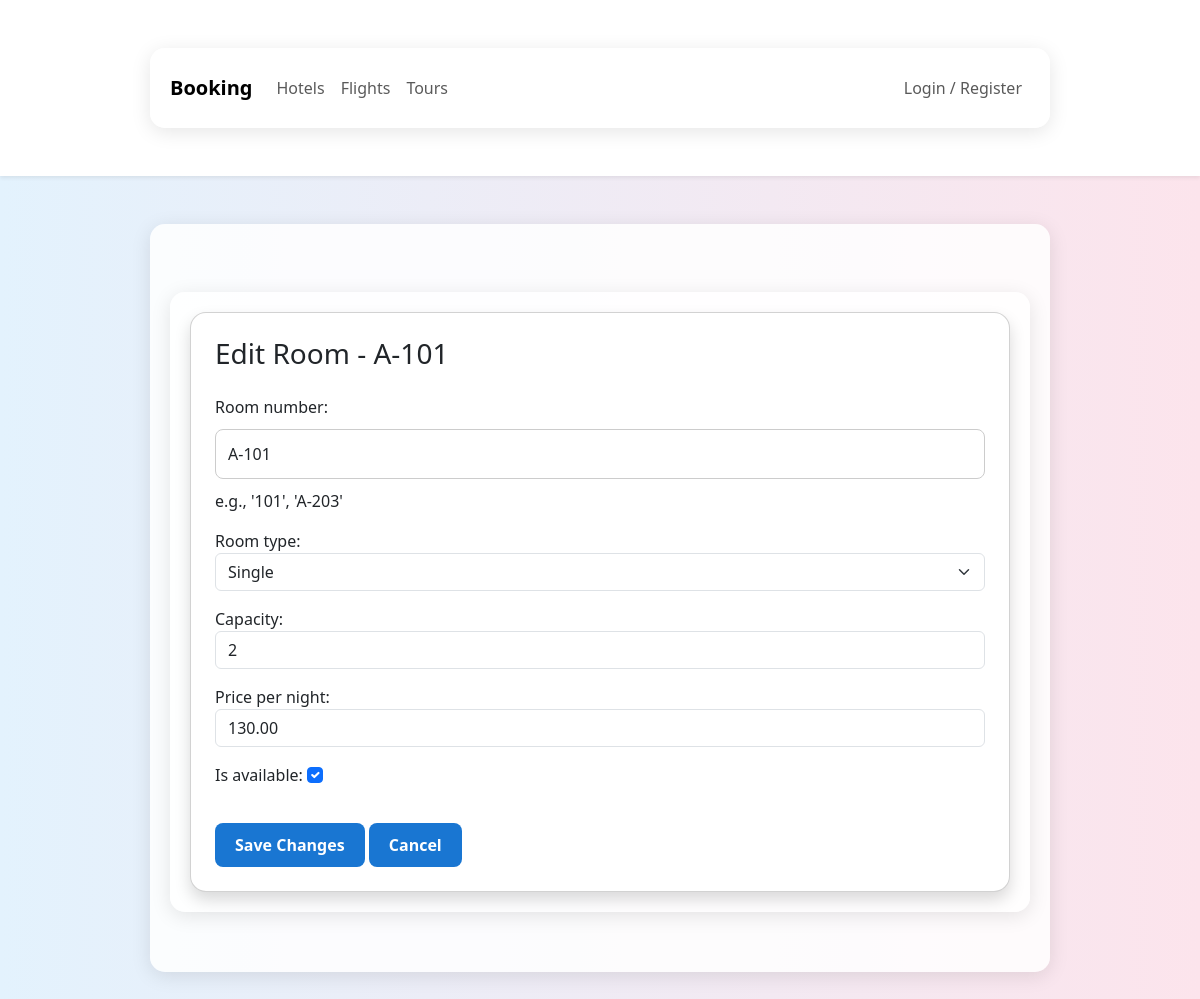
Page /edit_room/1/ on the committed database.
### booking/models.py (models this page shows, shortened)
class Room(models.Model):
    hotel = models.ForeignKey(Hotel, on_delete=models.CASCADE, related_name="rooms")
    room_type = models.ForeignKey(RoomType, on_delete=models.SET_NULL, null=True)
    room_number = models.CharField(max_length=10, help_text="e.g., '101', 'A-203'")
    capacity = models.IntegerField()
    price_per_night = models.DecimalField(max_digits=10, decimal_places=2)
    amenities = models.ManyToManyField(Amenity, blank=True, related_name='rooms')
    is_available = models.BooleanField(default=True)
    class Meta:
        unique_together = ('hotel', 'room_number')

### booking/views.py (the view)
# urls.py: path('edit_room/<int:room_id>/', views.edit_room, name='edit_room'),
def edit_room(request, room_id):
    room = get_object_or_404(Room, id=room_id)
    if request.method == "POST":
        form = RoomForm(request.POST, instance=room)
        if form.is_valid():
            form.save()
            return redirect("booking_list")
    else:
        form = RoomForm(instance=room)
    return render(request, "edit_room.html", {"form": form, "room": room})

### booking/forms.py
class RoomForm(forms.ModelForm):
    class Meta:
        model = Room
        fields = [
            "room_number",
            "room_type",
            "capacity",
            "price_per_night",
            "is_available",
        ]
        widgets = {
            "room_number": forms.TextInput(attrs={"class": "form-control"}),
            "room_type": forms.Select(attrs={"class": "form-select"}),
            "capacity": forms.NumberInput(attrs={"class": "form-control"}),
            "price_per_night": forms.NumberInput(attrs={"class": "form-control"}),
            "is_available": forms.CheckboxInput(attrs={"class": "form-check-input"}),
        }

### booking/models.py (called while the page is built)
    def __str__(self):
        return self.name

### booking/templates/edit_room.html (shortened to what this page needs)
{% extends 'base.html' %}
{% block content %}
<div class="container mt-5">
  <div class="card shadow p-4 rounded-4">
    <h3 class="mb-4">Edit Room - {{ room.room_number }}</h3>
    <form method="post">
      {{ form.as_p }}
      <button type="submit" class="btn btn-primary">Save Changes</button>
      <a href="{% url 'booking_list' %}" class="btn btn-secondary">Cancel</a>
    </form>
  </div>
</div>
{% endblock %}

### booking/static/assets/styles/bookings.css (style rules this page uses)
body { font-family: 'Segoe UI', Tahoma, Geneva, Verdana, sans-serif; background: linear-gradient(to right, #e3f2fd, #fce4ec); margin: 0; padding: 0; }
.container { max-width: 900px; margin: 40px auto; padding: 20px; background: rgba(255, 255, 255, 0.85); border-radius: 15px; box-shadow: 0 4px 20px rgba(0, 0, 0, 0.1); }
.card { background: #ffffff; border-radius: 12px; padding: 20px; box-shadow: 0 2px 8px rgba(0, 0, 0, 0.1); transition: transform 0.3s ease, box-shadow 0.3s ease; }
.btn { display: inline-block; padding: 10px 20px; background-color: #1976d2; color: #fff; border: none; border-radius: 8px; text-decoration: none; text-align: center; font-weight: bold; transition: background-color 0.3s ease; margin-top: 20px; }
input[type="text"], input[type="email"], input[type="password"] { width: 100%; padding: 12px; margin: 10px 0; border: 1px solid #ccc; border-radius: 8px; transition: border-color 0.3s ease; }

### rows in the picture
Room: room_number "A-101", room_type "Single", capacity "2", price_per_night "130.00", is_available "☑"
